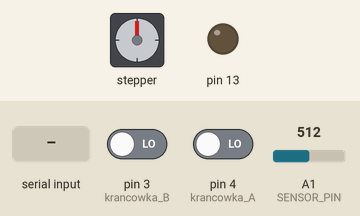
Recording of a sketch running on a simulated Arduino Uno, built with avr-gcc and run on an emulated ATmega328P. On the bench: stepper motor, output pins drawn as LEDs (lit = HIGH). The test bench sets the inputs (shaded band); at power-on: pin 4 (krancowka_A) LOW, pin 3 (krancowka_B) LOW, A1 (SENSOR_PIN) = 512. Stepper angles assume 100 steps per turn.

Above: at 1.2 s.
1.3 s: "read\n" received over Serial
At 1.45 s:
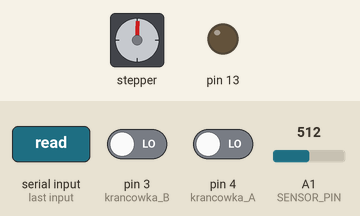
At 2.06 s:
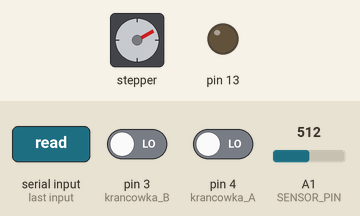
4.3 s: pin 4 (krancowka_A) driven HIGH
At 4.48 s:
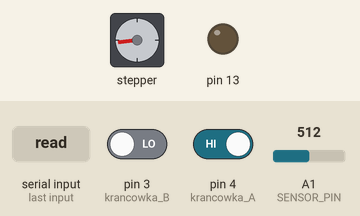
Timing chart, 0 to 19.8 s (numbered marks = the images above; inputs shaded):
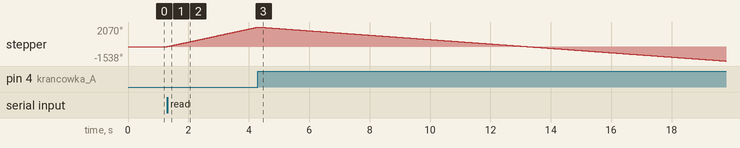

The sketch:

firmware.ino
```cpp
/*
 * Arduino prg to drive D.U.P.A. device
 */

#include <Stepper.h>

// //////////////////////////////////////////////////////////// DEFINES & CONSTS

// Serial-relevant
const uint8_t s_ubSerialBfrMaxLength = 150;
bool s_bSerialRxReady = false;
char s_szSerialBfr[s_ubSerialBfrMaxLength];
uint8_t s_ubSerialBfrLength = 0;

// Stepper-relevant
const int stepsPerRevolution = 100;
Stepper myStepper(stepsPerRevolution, 8, 9, 10, 11);

// Sensor-relevant
#define SENSOR_PIN A1

// //////////////////////////////////////////////////////////// SENSOR FNS

/**
 * Measures voltage on sharp distance sensor.
 * @return Measured voltage, in 0..1023
 */
int measureSensor(void) {
  return analogRead(SENSOR_PIN);
}

/**
 * Does gets average distance measurment from given amount of measures.
 * Will work for up to 65 samples.
 * @param sampleCount Number of samples to be measured for avg calc.
 * @return            Averaged measurement on
 */
int measureAveraged(uint8_t sampleCount) {
  uint8_t i;
  uint16_t sum = 0;
  for(i = sampleCount; i--;) {
    delay(5);
    sum += measureSensor();
  }
  return sum/sampleCount;
}

// //////////////////////////////////////////////////////////// SERIAL FNS

/**
 * Serial read event handler.
 */
void serialEvent() {
  // Read message from PC app
  while(Serial.available() && !s_bSerialRxReady) {
    char c = (char)Serial.read();

    if(c != '\n') {
      s_szSerialBfr[s_ubSerialBfrLength] = c;
      ++s_ubSerialBfrLength;
    }
    else {
      s_bSerialRxReady = true;
      s_szSerialBfr[s_ubSerialBfrLength] = '\0';
      ++s_ubSerialBfrLength;
    }
  }
}

void serialProcessCmd(void) {
  if(!s_bSerialRxReady)
    return;
  if(!strcmp(s_szSerialBfr, "read")) {
    doScan(false);
  }
  else if(!strcmp(s_szSerialBfr, "readBetter")) {
    doScan(true);
  }
  else {
    Serial.print("Invalid cmd!\n");
  }
  s_bSerialRxReady = false;
  s_ubSerialBfrLength = 0;
}

// //////////////////////////////////////////////////////////// READOUT

/**
 * Does full scanning.
 */
void doScan(bool bidir) {
  int i, steps, maxSteps;
  uint16_t samples[400];
  char txBfr[50];

  // Make sure you're on A
  // Serial.println("Going to A");
  while(digitalRead(4) == LOW) {
    myStepper.step(1);
  }

  steps = 0;

  // Go to B doing measurements
  // Serial.println("Measuring while going to B");
  while(digitalRead(3) == LOW) {
    samples[steps] = measureAveraged(2);
    myStepper.step(-1); // step(-) makes movement towards B
    steps += 1;
  }

  maxSteps = steps;
  delay(100);

  if(bidir) {
    // Go to A doing measurements
    // Serial.println("Measuring while going to A");
    while(digitalRead(4) == LOW) {
      myStepper.step(1);
      steps -= 1;
      samples[steps] = (samples[steps] + measureAveraged(2)) / 2;
    }
  }
  else {
    // Go to A without measurements
    // Serial.println("Going to A");
    while(digitalRead(4) == LOW)
      myStepper.step(1);
    steps = 0;
  }

  // Make some steps towards B so we won't press A continuously.
  myStepper.step(-10);
  myStepper.step(1);
  myStepper.step(0);

  // Send data
  for(i = 0; i != maxSteps; ++i) {
    sprintf(txBfr, "%d;%u", i, samples[i]);
    Serial.println(txBfr);
    delay(10);
  }
  Serial.print("end\n");
}

// //////////////////////////////////////////////////////////// ARDUINO MAIN

void setup() {
  myStepper.setSpeed(120);
  pinMode(4, INPUT); // krancowka A
  pinMode(3, INPUT); // krancowka B
  // initialize the serial port:
  Serial.begin(9600);
  pinMode(13, OUTPUT);
  s_bSerialRxReady = false;
  s_ubSerialBfrLength = 0;
}

void loop() {
  serialProcessCmd();
}
```

Measured:
- after the input at 1.3 s, stepper: keeps turning clockwise at about 691°/s, starting at once
